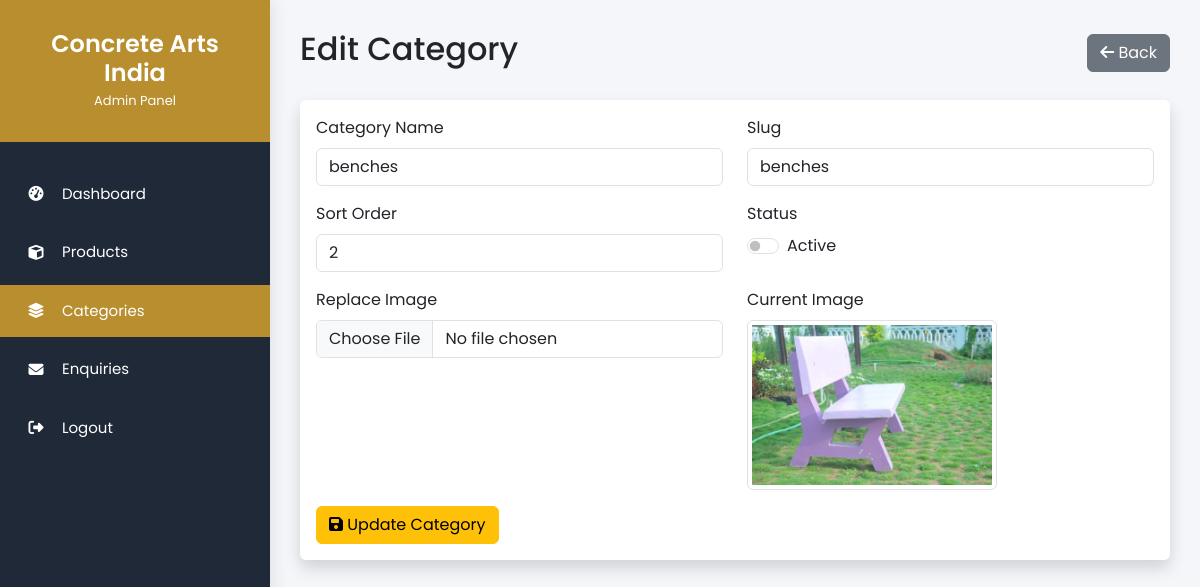
Screenshot of /admin/categories/edit.php?id=3 (signed in) with the database file from the repository.
### tables this page shows
CREATE TABLE `categories` (
  `id` int(11) NOT NULL,
  `name` varchar(150) NOT NULL,
  `slug` varchar(150) NOT NULL,
  `image` varchar(255) DEFAULT NULL,
  `status` tinyint(1) DEFAULT 1,
  `sort_order` int(11) DEFAULT 0,
  `created_at` timestamp NOT NULL DEFAULT current_timestamp()
);

### admin/categories/edit.php (the view, shortened to what this page needs)
<?php
require_once "../includes/header.php";
require_once "../includes/sidebar.php";
$id = (int) $_GET["id"];
$stmt = $pdo->prepare("
SELECT *
FROM categories
WHERE id=?
");
$stmt->execute([$id]);
$category = $stmt->fetch();
?>
<div class="main-content">
    <div class="d-flex justify-content-between align-items-center mb-4">
        <h2>Edit Category</h2>
        <a href="index.php" class="btn btn-secondary">
            <i class="fa-solid fa-arrow-left"></i>
            Back
        </a>
    </div>
    <div class="card shadow border-0">
        <div class="card-body">
            <form method="POST" enctype="multipart/form-data">
                <div class="row">
                    <div class="col-md-6 mb-3">
                        <label class="form-label">
                            Category Name
                        </label>
                        <input type="text" id="categoryName" name="name" class="form-control"
                            value="<?= htmlspecialchars($category["name"]) ?>" required>
                    </div>
                    <div class="col-md-6 mb-3">
                        <label class="form-label">
                            Slug
                        </label>
                        <input type="text" id="slug" class="form-control"
                            value="<?= htmlspecialchars($category["slug"]) ?>" readonly>
                    </div>
                    <div class="col-md-6 mb-3">
                        <label class="form-label">
                            Sort Order
                        </label>
                        <input type="number" name="sort_order" class="form-control"
                            value="<?= $category["sort_order"] ?>">
                    </div>
                    <div class="col-md-6 mb-3">
                        <label class="form-label d-block">
                            Status
                        </label>
                        <div class="form-check form-switch mt-2">
                            <input class="form-check-input" type="checkbox" name="status"
                                value="<?= $category["status"] ? "checked" : "" ?>">
                            <label class="form-check-label">
                                Active
                            </label>
                        </div>
                    </div>
                    <div class="col-md-6 mb-3">
                        <label class="form-label">
                            Replace Image
                        </label>
                        <input type="file" id="image" name="image" class="form-control" accept=".jpg,.jpeg,.png,.webp">
                    </div>
                    <div class="col-md-6 mb-3">
                        <label class="form-label">
                            Current Image
                        </label>
                        <br>
                        <?php if (!empty($category["image"])): ?>
                            <img id="preview" src="../../uploads/categories/<?= htmlspecialchars($category["image"]) ?>"
                                class="img-thumbnail" style="max-width:250px;">
                        <?php else: ?>
                            <img id="preview" src="https://placehold.co/250x180?text=No+Image" class="img-thumbnail"
                                style="max-width:250px;">
                        <?php endif; ?>
                    </div>
                </div>
                <button class="btn btn-warning">
                    <i class="fa-solid fa-floppy-disk"></i>
                    Update Category
                </button>
            </form>
        </div>
    </div>
</div>
<?php require_once "../includes/footer.php"; ?>

### admin/includes/header.php (style rules this page uses)
* { margin: 0; padding: 0; box-sizing: border-box; font-family: 'Poppins', sans-serif; }
body { background: #f4f6f9; }
a { text-decoration: none; }
.main-content { margin-left: 270px; padding: 30px; }

### rows the page displays
categories: name "benches", slug "benches", sort_order "2", image (picture)
